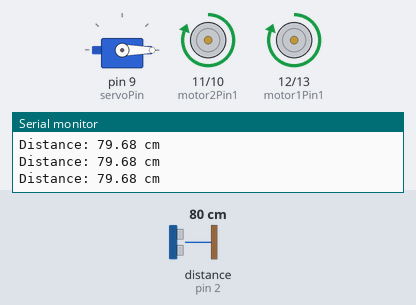
Bench run of a sketch on a simulated Arduino Uno, built with avr-gcc and run on an emulated ATmega328P. Shown: servo, motor-driver pin pairs drawn as motors (green arrow = first pin HIGH = forward, orange = second pin HIGH = backward, longer = more drive), the last lines printed to the serial monitor. Wiring (inferred from the names in the program): ultrasonic range finder: trigger pin 3; echo pin 2. The inputs (shaded band) are chosen by the test bench; at power-on: distance to the obstacle (sensor on pin 2) 80 cm. The echo pulse lasts 58.3 µs per cm.

Above: at 1.2 s.
1.3 s: distance to the obstacle (sensor on pin 2) set to 12 cm
4.3 s: distance to the obstacle (sensor on pin 2) set to 9 cm
At 4.7 s:
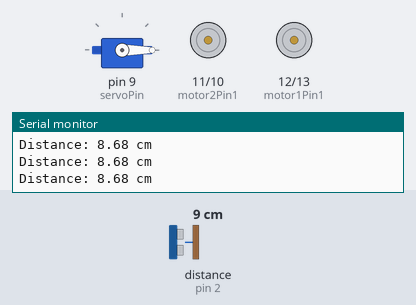
7.3 s: distance to the obstacle (sensor on pin 2) set to 18 cm
At 8.0 s:
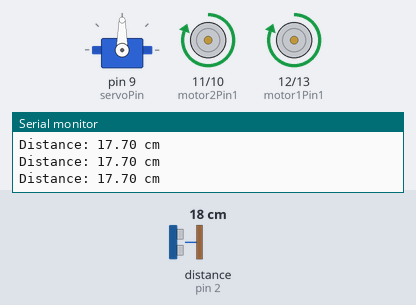
10.3 s: distance to the obstacle (sensor on pin 2) set to 2 cm
At 10.7 s:
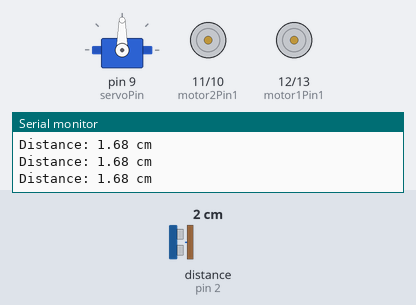
Timing chart, 0 to 14.3 s (numbered marks = the images above; inputs shaded):
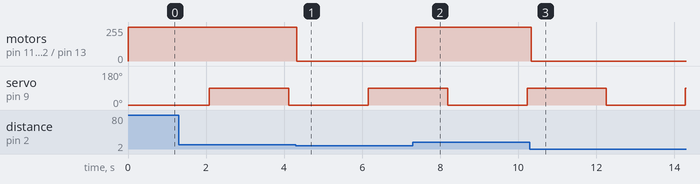

Measured:
- the behaviour switches between 11 and 10 cm on distance to the obstacle (sensor on pin 2) (found by bisection; images 0 and 1)
- after the input at 4.3 s, motor on pin 11 (motor2Pin1) / pin 10 (motor2Pin2), motor on pin 12 (motor1Pin1) / pin 13 (motor1Pin2): forward 255/255 → stopped at once
- after the input at 7.3 s, motor on pin 11 (motor2Pin1) / pin 10 (motor2Pin2), motor on pin 12 (motor1Pin1) / pin 13 (motor1Pin2): stopped → forward 255/255 after 0.07 s
- after the input at 10.3 s, motor on pin 11 (motor2Pin1) / pin 10 (motor2Pin2), motor on pin 12 (motor1Pin1) / pin 13 (motor1Pin2): forward 255/255 → stopped at once

The sketch:

motersandall.ino
```cpp
#include <Servo.h>  // Make sure this library is available

// Ultrasonic sensor pins
const int trigPin = 3;
const int echoPin = 2;

// Motor 1 control pins
const int motor1Pin1 = 12;
const int motor1Pin2 = 13;

// Motor 2 control pins
const int motor2Pin1 = 11;
const int motor2Pin2 = 10;

// Servo pin
const int servoPin = 9;
Servo myServo;

long duration;
float distance;

unsigned long previousServoTime = 0;
bool servoUp = false;

void setup() {
  // Motor pins
  pinMode(motor1Pin1, OUTPUT);
  pinMode(motor1Pin2, OUTPUT);
  pinMode(motor2Pin1, OUTPUT);
  pinMode(motor2Pin2, OUTPUT);

  // Ultrasonic pins
  pinMode(trigPin, OUTPUT);
  pinMode(echoPin, INPUT);

  // Servo setup
  myServo.attach(servoPin);
  myServo.write(0);  // Start at 0°

  // Serial Monitor
  Serial.begin(9600);
}

void loop() {
  // Measure distance
  digitalWrite(trigPin, LOW);
  delayMicroseconds(2);
  digitalWrite(trigPin, HIGH);
  delayMicroseconds(10);
  digitalWrite(trigPin, LOW);

  duration = pulseIn(echoPin, HIGH);
  distance = duration * 0.0343 / 2;

  Serial.print("Distance: ");
  Serial.print(distance);
  Serial.println(" cm");

  // Motor control based on distance
  if (distance < 10) {
    // Stop motors
    digitalWrite(motor1Pin1, LOW);
    digitalWrite(motor1Pin2, LOW);
    digitalWrite(motor2Pin1, LOW);
    digitalWrite(motor2Pin2, LOW);
  } else {
    // Move forward
    digitalWrite(motor1Pin1, HIGH);
    digitalWrite(motor1Pin2, LOW);
    digitalWrite(motor2Pin1, HIGH);
    digitalWrite(motor2Pin2, LOW);
  }

  // Move servo every 5 seconds
  unsigned long currentTime = millis();
  if (currentTime - previousServoTime >= 2000) {
    if (servoUp) {
      myServo.write(0);
    } else {
      myServo.write(90);
    }
    servoUp = !servoUp;
    previousServoTime = currentTime;
  }

  delay(100);
}
```
